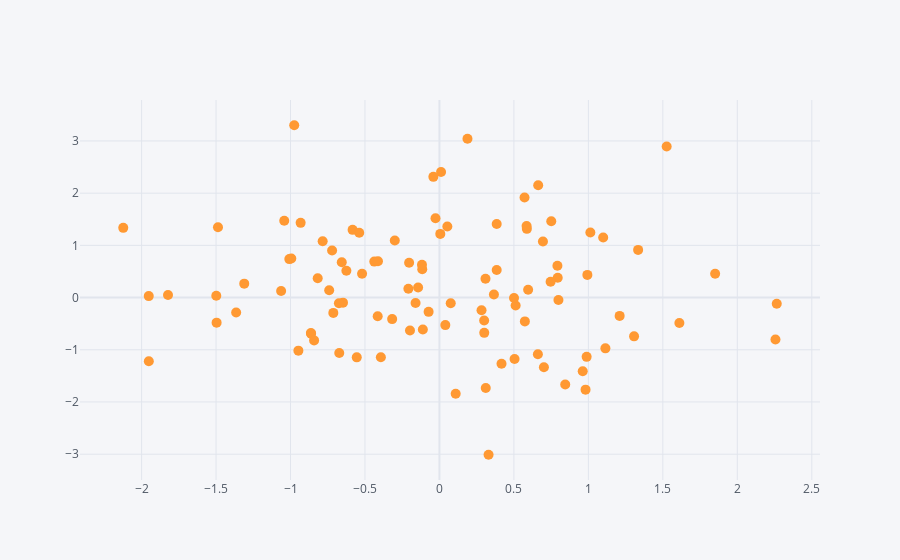

Notebook code cell kept with this figure:
### Markdown cell above
NOTE: must pass in mode="markers" or plotly will try to connect all the dots

### Code cell
df.iplot(kind='scatter',x='A',y='B',mode='markers',size=10)
